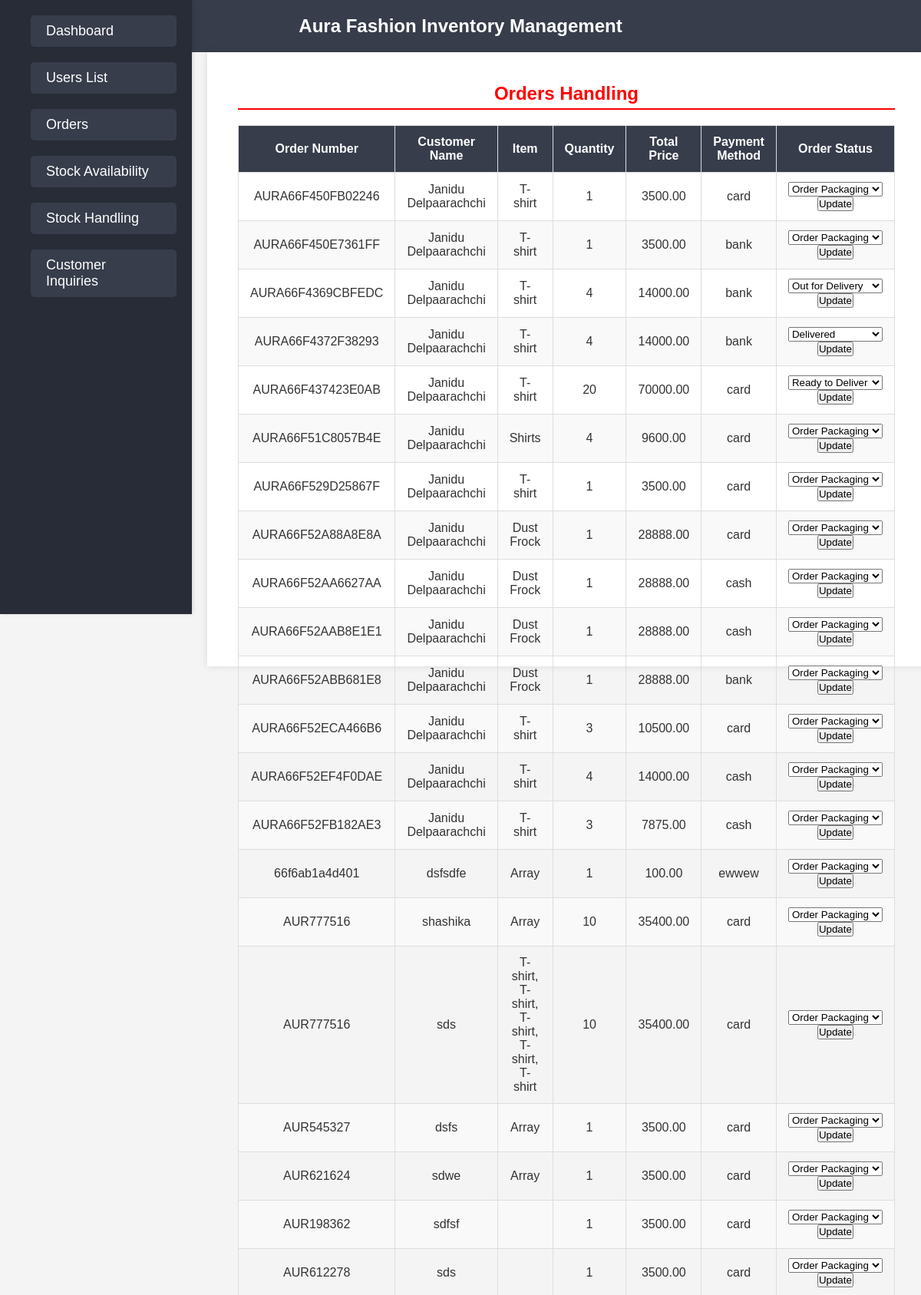
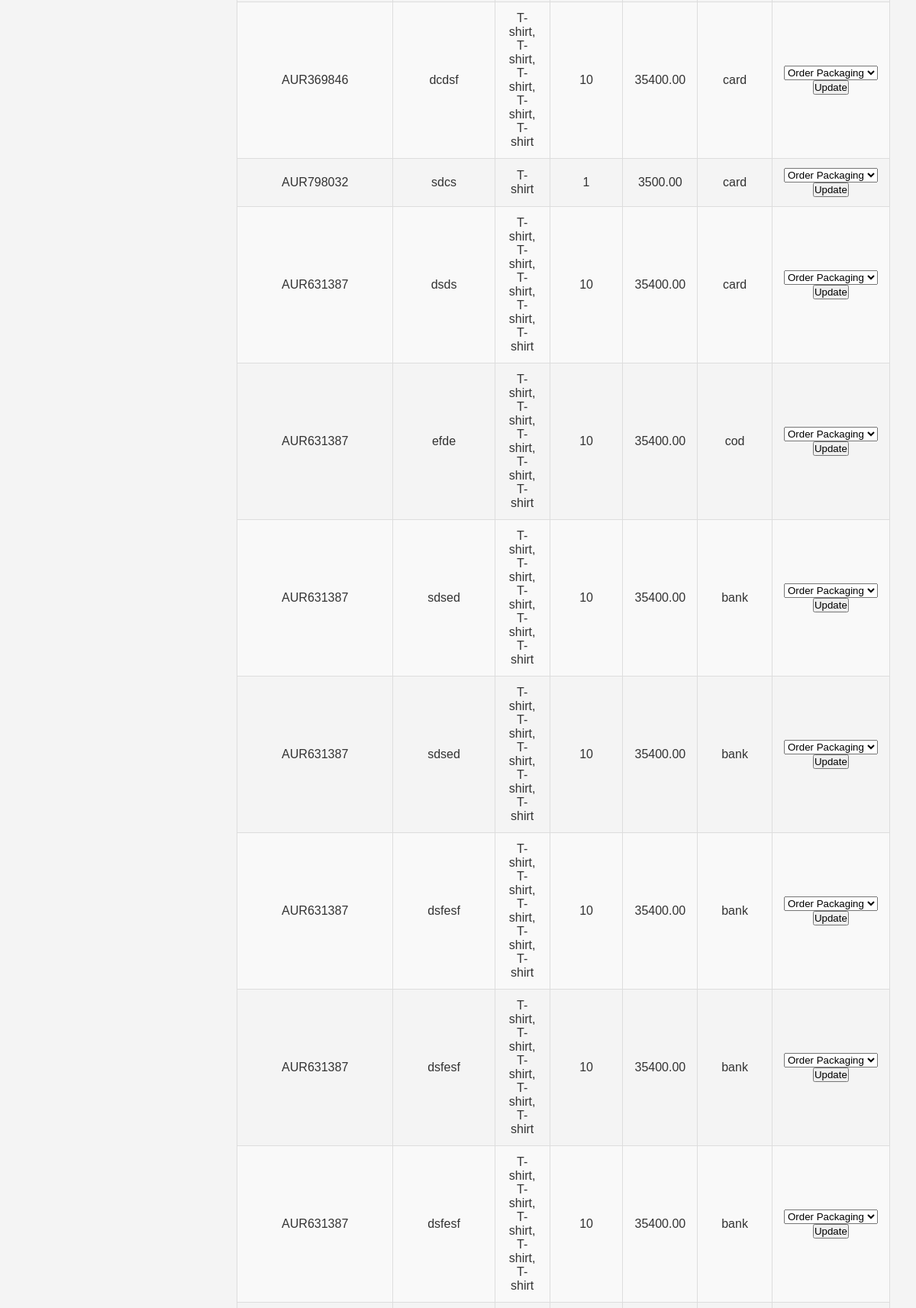
The app's page /actions/orders.php (upper part) with its own data (2 pictures, top to bottom).
### tables this page shows
CREATE TABLE `orders` (
  `id` int(11) NOT NULL,
  `customer_name` varchar(255) DEFAULT NULL,
  `address` varchar(255) DEFAULT NULL,
  `phone` varchar(20) DEFAULT NULL,
  `item_name` varchar(255) DEFAULT NULL,
  `item_price` decimal(10,2) DEFAULT NULL,
  `item_quantity` int(11) DEFAULT NULL,
  `total_price` decimal(10,2) DEFAULT NULL,
  `discount` decimal(10,2) DEFAULT NULL,
  `payment_method` varchar(50) DEFAULT NULL,
  `created_at` timestamp NOT NULL DEFAULT current_timestamp(),
  `order_number` varchar(100) DEFAULT NULL,
  `order_status` varchar(50) DEFAULT NULL,
  `order_date` timestamp NOT NULL DEFAULT current_timestamp()
);

### actions/orders.php (the view, shortened to what this page needs)
<?php
include 'db_connect.php';
$query = "SELECT * FROM orders";
$result = $conn->query($query);
?>
<!DOCTYPE html>
<html lang="en">
<head>
    <link rel="stylesheet" href="orders.css">
</head>
<body>
<header class="main-header">
    <h1>Aura Fashion Inventory Management</h1>
</header>
<div class="container">
    <aside class="side-panel">
        <ul>
            <li><a href="/inventry.html">Dashboard</a></li>
            <li><a href="/userlist.html">Users List</a></li>
            <li><a href="/orders.php">Orders</a></li>
            <li><a href="/stockavailability.html">Stock Availability</a></li>
            <li><a href="/stockhandling.html">Stock Handling</a></li>
            <li><a href="/customerinquiries.html">Customer Inquiries</a></li>
        </ul>
    </aside>
    <main class="content-area">
        <h2>Orders Handling</h2>
        <table class="orders-table">
            <thead>
                <tr>
                    <th>Order Number</th>
                    <th>Customer Name</th>
                    <th>Item</th>
                    <th>Quantity</th>
                    <th>Total Price</th>
                    <th>Payment Method</th>
                    <th>Order Status</th>
                </tr>
            </thead>
            <tbody>
                <?php while($row = $result->fetch_assoc()) { ?>
                <tr>
                    <td><?php echo $row['order_number']; ?></td>
                    <td><?php echo $row['customer_name']; ?></td>
                    <td><?php echo $row['item_name']; ?></td>
                    <td><?php echo $row['item_quantity']; ?></td>
                    <td><?php echo $row['total_price']; ?></td>
                    <td><?php echo $row['payment_method']; ?></td>
                    <td>
                        <form action="update_order_status.php" method="POST">
                            <select name="order_status">
                                <option value="packaging" <?php if($row['order_status'] == 'packaging') echo 'selected'; ?>>Order Packaging</option>
                                <option value="ready" <?php if($row['order_status'] == 'ready') echo 'selected'; ?>>Ready to Deliver</option>
                                <option value="out-for-delivery" <?php if($row['order_status'] == 'out-for-delivery') echo 'selected'; ?>>Out for Delivery</option>
                                <option value="delivered" <?php if($row['order_status'] == 'delivered') echo 'selected'; ?>>Delivered</option>
                            </select>
                            <button type="submit">Update</button>
                        </form>
                    </td>
                </tr>
                <?php } ?>
            </tbody>
        </table>
    </main>
</div>
</body>
</html>

### css/orders.css (style rules this page uses)
* { font-family: 'Poppins', sans-serif; margin: 0; padding: 0; box-sizing: border-box; text-decoration: none; list-style: none; scroll-padding-top: 2rem; scroll-behavior: smooth; font-family: Arial, sans-serif; }
:root { --main-color: #ff0000; --text-color: #020307; --bg-color: #ffffff; --tmp-color: rgb(26, 1, 250); --tmp2-color: rgb(250, 221, 221); }
body { color: var(--text-color); background-color: var(--bg-color); display: flex; flex-direction: column; min-height: 100vh; background-color: #f4f4f4; }
.main-header { background-color: #373D4B; color: #fff; padding: 20px; text-align: center; font-size: 24px; }
.main-header h1 { font-size: 24px; font-weight: 700; white-space: nowrap; display: inline-block; animation: scroll 15s linear infinite; }
.container { display: flex; flex-grow: 1; height: 100vh; width: 100%; }
.side-panel { position: fixed; top: 0; left: 0; width: 250px; height: 100vh; background-color: #282C37; padding: 20px; box-shadow: 2px 0 5px rgba(0, 0, 0, 0.1); overflow-y: auto; }
.side-panel ul { list-style: none; }
.side-panel ul li { margin-bottom: 20px; margin-left: 20px; }
.side-panel ul li a { color: white; font-size: 18px; display: block; padding: 10px 20px; background-color: #373D4B; border-radius: 5px; transition: background-color 0.3s ease; text-decoration: none; }
.content-area { flex: 1; margin-left: 270px; padding: 40px; background-color: #fff; box-shadow: 0 0 10px rgba(0, 0, 0, 0.1); min-height: 100vh; }
.content-area h2 { font-size: 1.5rem; margin-bottom: 20px; color: var(--main-color); border-bottom: 2px solid var(--main-color); padding-bottom: 5px; text-align: center; }
.orders-table { width: 80%; margin: 0 auto; border-collapse: collapse; }
.orders-table th, .orders-table td { padding: 12px 15px; border: 1px solid #ddd; text-align: center; color: #333; }
.orders-table th { background-color: #373D4B; color: white; font-weight: bold; }
.orders-table tr:nth-child(even) { background-color: #f9f9f9; }

### records on screen
orders: order_number "AURA66F450FB02246", customer_name "Janidu Delpaarachchi", item_name "T-shirt", item_quantity "1", total_price "3500.00", payment_method "card", order_status "Order Packaging"
orders: order_number "AURA66F450E7361FF", customer_name "Janidu Delpaarachchi", item_name "T-shirt", item_quantity "1", total_price "3500.00", payment_method "bank"
orders: order_number "AURA66F4369CBFEDC", customer_name "Janidu Delpaarachchi", item_name "T-shirt", item_quantity "4", total_price "14000.00", payment_method "bank", order_status "Out for Delivery"
orders: order_number "AURA66F4372F38293", customer_name "Janidu Delpaarachchi", item_name "T-shirt", item_quantity "4", total_price "14000.00", payment_method "bank", order_status "Delivered"
orders: order_number "AURA66F437423E0AB", customer_name "Janidu Delpaarachchi", item_name "T-shirt", item_quantity "20", total_price "70000.00", payment_method "card", order_status "Ready to Deliver"
orders: order_number "AURA66F51C8057B4E", customer_name "Janidu Delpaarachchi", item_name "Shirts", item_quantity "4", total_price "9600.00", payment_method "card"
orders: order_number "AURA66F529D25867F", customer_name "Janidu Delpaarachchi", item_name "T-shirt", item_quantity "1", total_price "3500.00", payment_method "card"
orders: order_number "AURA66F52A88A8E8A", customer_name "Janidu Delpaarachchi", item_name "Dust Frock", item_quantity "1", total_price "28888.00", payment_method "card"
orders: order_number "AURA66F52AA6627AA", customer_name "Janidu Delpaarachchi", item_name "Dust Frock", item_quantity "1", total_price "28888.00", payment_method "cash"
orders: order_number "AURA66F52AAB8E1E1", customer_name "Janidu Delpaarachchi", item_name "Dust Frock", item_quantity "1", total_price "28888.00", payment_method "cash"
orders: order_number "AURA66F52ABB681E8", customer_name "Janidu Delpaarachchi", item_name "Dust Frock", item_quantity "1", total_price "28888.00", payment_method "bank"
orders: order_number "AURA66F52ECA466B6", customer_name "Janidu Delpaarachchi", item_name "T-shirt", item_quantity "3", total_price "10500.00", payment_method "card"
orders: order_number "AURA66F52EF4F0DAE", customer_name "Janidu Delpaarachchi", item_name "T-shirt", item_quantity "4", total_price "14000.00", payment_method "cash"
orders: order_number "AURA66F52FB182AE3", customer_name "Janidu Delpaarachchi", item_name "T-shirt", item_quantity "3", total_price "7875.00", payment_method "cash"
orders: order_number "66f6ab1a4d401", customer_name "dsfsdfe", item_name "Array", item_quantity "1", total_price "100.00", payment_method "ewwew"
orders: order_number "AUR777516", customer_name "shashika", item_name "Array", item_quantity "10", total_price "35400.00", payment_method "card"
orders: order_number "AUR777516", customer_name "sds", item_name "T-shirt, T-shirt, T-shirt, T-shirt, T-shirt", item_quantity "10", total_price "35400.00", payment_method "card"
orders: order_number "AUR545327", customer_name "dsfs", item_name "Array", item_quantity "1", total_price "3500.00", payment_method "card"
orders: order_number "AUR621624", customer_name "sdwe", item_name "Array", item_quantity "1", total_price "3500.00", payment_method "card"
orders: order_number "AUR198362", customer_name "sdfsf", item_quantity "1", total_price "3500.00", payment_method "card"
orders: order_number "AUR612278", customer_name "sds", item_quantity "1", total_price "3500.00", payment_method "card"
orders: order_number "AUR369846", customer_name "dcdsf", item_name "T-shirt, T-shirt, T-shirt, T-shirt, T-shirt", item_quantity "10", total_price "35400.00", payment_method "card"
orders: order_number "AUR798032", customer_name "sdcs", item_name "T-shirt", item_quantity "1", total_price "3500.00", payment_method "card"
orders: order_number "AUR631387", customer_name "dsds", item_name "T-shirt, T-shirt, T-shirt, T-shirt, T-shirt", item_quantity "10", total_price "35400.00", payment_method "card"
orders: order_number "AUR631387", customer_name "efde", item_name "T-shirt, T-shirt, T-shirt, T-shirt, T-shirt", item_quantity "10", total_price "35400.00", payment_method "cod"
orders: order_number "AUR631387", customer_name "sdsed", item_name "T-shirt, T-shirt, T-shirt, T-shirt, T-shirt", item_quantity "10", total_price "35400.00", payment_method "bank"
orders: order_number "AUR631387", customer_name "sdsed", item_name "T-shirt, T-shirt, T-shirt, T-shirt, T-shirt", item_quantity "10", total_price "35400.00", payment_method "bank"
orders: order_number "AUR631387", customer_name "dsfesf", item_name "T-shirt, T-shirt, T-shirt, T-shirt, T-shirt", item_quantity "10", total_price "35400.00", payment_method "bank"
orders: order_number "AUR631387", customer_name "dsfesf", item_name "T-shirt, T-shirt, T-shirt, T-shirt, T-shirt", item_quantity "10", total_price "35400.00", payment_method "bank"
orders: order_number "AUR631387", customer_name "dsfesf", item_name "T-shirt, T-shirt, T-shirt, T-shirt, T-shirt", item_quantity "10", total_price "35400.00", payment_method "bank"
